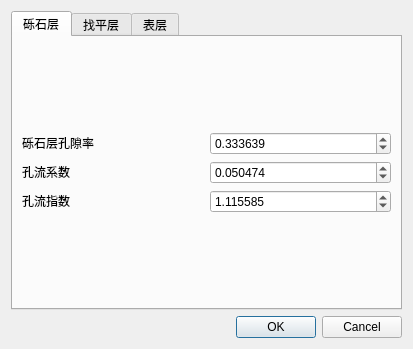
<?xml version="1.0" encoding="UTF-8"?>
<ui version="4.0">
 <class>PermeablePavement</class>
 <widget class="QDialog" name="PermeablePavement">
  <property name="geometry">
   <rect>
    <x>0</x>
    <y>0</y>
    <width>413</width>
    <height>349</height>
   </rect>
  </property>
  <property name="windowTitle">
   <string>渗透铺装</string>
  </property>
  <layout class="QHBoxLayout" name="horizontalLayout">
   <item>
    <layout class="QVBoxLayout" name="verticalLayout">
     <item>
      <widget class="QTabWidget" name="tabWidget">
       <property name="currentIndex">
        <number>0</number>
       </property>
       <widget class="QWidget" name="tab_4">
        <attribute name="title">
         <string>砾石层</string>
        </attribute>
        <layout class="QVBoxLayout" name="verticalLayout_4">
         <item>
          <layout class="QVBoxLayout" name="verticalLayout_10">
           <item>
            <layout class="QHBoxLayout" name="horizontalLayout_46" stretch="1,1">
             <item>
              <widget class="QLabel" name="label_22">
               <property name="sizePolicy">
                <sizepolicy hsizetype="Preferred" vsizetype="Fixed">
                 <horstretch>0</horstretch>
                 <verstretch>0</verstretch>
                </sizepolicy>
               </property>
               <property name="text">
                <string>砾石层孔隙率</string>
               </property>
              </widget>
             </item>
             <item>
              <widget class="QDoubleSpinBox" name="phi3">
               <property name="sizePolicy">
                <sizepolicy hsizetype="Preferred" vsizetype="Fixed">
                 <horstretch>0</horstretch>
                 <verstretch>0</verstretch>
                </sizepolicy>
               </property>
               <property name="decimals">
                <number>6</number>
               </property>
               <property name="maximum">
                <double>999999.000000000000000</double>
               </property>
               <property name="value">
                <double>0.333639000000000</double>
               </property>
              </widget>
             </item>
            </layout>
           </item>
           <item>
            <layout class="QHBoxLayout" name="horizontalLayout_47">
             <item>
              <widget class="QLabel" name="label_27">
               <property name="sizePolicy">
                <sizepolicy hsizetype="Preferred" vsizetype="Fixed">
                 <horstretch>0</horstretch>
                 <verstretch>0</verstretch>
                </sizepolicy>
               </property>
               <property name="text">
                <string>孔流系数</string>
               </property>
              </widget>
             </item>
             <item>
              <widget class="QDoubleSpinBox" name="C">
               <property name="sizePolicy">
                <sizepolicy hsizetype="Preferred" vsizetype="Fixed">
                 <horstretch>0</horstretch>
                 <verstretch>0</verstretch>
                </sizepolicy>
               </property>
               <property name="decimals">
                <number>6</number>
               </property>
               <property name="maximum">
                <double>999999.000000000000000</double>
               </property>
               <property name="value">
                <double>0.050474000000000</double>
               </property>
              </widget>
             </item>
            </layout>
           </item>
           <item>
            <layout class="QHBoxLayout" name="horizontalLayout_48">
             <item>
              <widget class="QLabel" name="label_28">
               <property name="sizePolicy">
                <sizepolicy hsizetype="Preferred" vsizetype="Fixed">
                 <horstretch>0</horstretch>
                 <verstretch>0</verstretch>
                </sizepolicy>
               </property>
               <property name="text">
                <string>孔流指数</string>
               </property>
              </widget>
             </item>
             <item>
              <widget class="QDoubleSpinBox" name="eta">
               <property name="sizePolicy">
                <sizepolicy hsizetype="Preferred" vsizetype="Fixed">
                 <horstretch>0</horstretch>
                 <verstretch>0</verstretch>
                </sizepolicy>
               </property>
               <property name="decimals">
                <number>6</number>
               </property>
               <property name="maximum">
                <double>999999.000000000000000</double>
               </property>
               <property name="value">
                <double>1.115585000000000</double>
               </property>
              </widget>
             </item>
            </layout>
           </item>
          </layout>
         </item>
        </layout>
       </widget>
       <widget class="QWidget" name="tab_5">
        <attribute name="title">
         <string>找平层</string>
        </attribute>
        <layout class="QHBoxLayout" name="horizontalLayout_5">
         <item>
          <layout class="QVBoxLayout" name="verticalLayout_11">
           <item>
            <layout class="QHBoxLayout" name="horizontalLayout_49" stretch="1,1">
             <item>
              <widget class="QLabel" name="label_6">
               <property name="sizePolicy">
                <sizepolicy hsizetype="Preferred" vsizetype="Fixed">
                 <horstretch>0</horstretch>
                 <verstretch>0</verstretch>
                </sizepolicy>
               </property>
               <property name="text">
                <string>饱和导水率</string>
               </property>
              </widget>
             </item>
             <item>
              <widget class="QDoubleSpinBox" name="Ks2">
               <property name="sizePolicy">
                <sizepolicy hsizetype="MinimumExpanding" vsizetype="Fixed">
                 <horstretch>0</horstretch>
                 <verstretch>0</verstretch>
                </sizepolicy>
               </property>
               <property name="decimals">
                <number>6</number>
               </property>
               <property name="maximum">
                <double>1.000000000000000</double>
               </property>
               <property name="value">
                <double>0.400100000000000</double>
               </property>
              </widget>
             </item>
            </layout>
           </item>
           <item>
            <layout class="QHBoxLayout" name="horizontalLayout_50">
             <item>
              <widget class="QLabel" name="label_29">
               <property name="sizePolicy">
                <sizepolicy hsizetype="Preferred" vsizetype="Fixed">
                 <horstretch>0</horstretch>
                 <verstretch>0</verstretch>
                </sizepolicy>
               </property>
               <property name="text">
                <string>孔隙率</string>
               </property>
              </widget>
             </item>
             <item>
              <widget class="QDoubleSpinBox" name="phi2">
               <property name="sizePolicy">
                <sizepolicy hsizetype="Preferred" vsizetype="Fixed">
                 <horstretch>0</horstretch>
                 <verstretch>0</verstretch>
                </sizepolicy>
               </property>
               <property name="decimals">
                <number>6</number>
               </property>
               <property name="maximum">
                <double>99999.000000000000000</double>
               </property>
               <property name="value">
                <double>0.197849000000000</double>
               </property>
              </widget>
             </item>
            </layout>
           </item>
           <item>
            <layout class="QHBoxLayout" name="horizontalLayout_51">
             <item>
              <widget class="QLabel" name="label_30">
               <property name="sizePolicy">
                <sizepolicy hsizetype="Preferred" vsizetype="Fixed">
                 <horstretch>0</horstretch>
                 <verstretch>0</verstretch>
                </sizepolicy>
               </property>
               <property name="text">
                <string>初始含水量</string>
               </property>
              </widget>
             </item>
             <item>
              <widget class="QDoubleSpinBox" name="theta_2">
               <property name="sizePolicy">
                <sizepolicy hsizetype="Preferred" vsizetype="Fixed">
                 <horstretch>0</horstretch>
                 <verstretch>0</verstretch>
                </sizepolicy>
               </property>
               <property name="decimals">
                <number>6</number>
               </property>
               <property name="maximum">
                <double>999999.000000000000000</double>
               </property>
               <property name="value">
                <double>0.025938000000000</double>
               </property>
              </widget>
             </item>
            </layout>
           </item>
           <item>
            <layout class="QHBoxLayout" name="horizontalLayout_52">
             <item>
              <widget class="QLabel" name="label_31">
               <property name="sizePolicy">
                <sizepolicy hsizetype="Preferred" vsizetype="Fixed">
                 <horstretch>0</horstretch>
                 <verstretch>0</verstretch>
                </sizepolicy>
               </property>
               <property name="text">
                <string>湿润锋吸力</string>
               </property>
              </widget>
             </item>
             <item>
              <widget class="QDoubleSpinBox" name="S2">
               <property name="sizePolicy">
                <sizepolicy hsizetype="Preferred" vsizetype="Fixed">
                 <horstretch>0</horstretch>
                 <verstretch>0</verstretch>
                </sizepolicy>
               </property>
               <property name="decimals">
                <number>6</number>
               </property>
               <property name="maximum">
                <double>999999.000000000000000</double>
               </property>
               <property name="value">
                <double>262.887021000000004</double>
               </property>
              </widget>
             </item>
            </layout>
           </item>
           <item>
            <layout class="QHBoxLayout" name="horizontalLayout_53">
             <item>
              <widget class="QLabel" name="label_32">
               <property name="sizePolicy">
                <sizepolicy hsizetype="Preferred" vsizetype="Fixed">
                 <horstretch>0</horstretch>
                 <verstretch>0</verstretch>
                </sizepolicy>
               </property>
               <property name="text">
                <string>恢复系数</string>
               </property>
              </widget>
             </item>
             <item>
              <widget class="QDoubleSpinBox" name="Res2">
               <property name="sizePolicy">
                <sizepolicy hsizetype="Preferred" vsizetype="Fixed">
                 <horstretch>0</horstretch>
                 <verstretch>0</verstretch>
                </sizepolicy>
               </property>
               <property name="decimals">
                <number>6</number>
               </property>
               <property name="maximum">
                <double>999999.000000000000000</double>
               </property>
               <property name="value">
                <double>0.000100000000000</double>
               </property>
              </widget>
             </item>
            </layout>
           </item>
           <item>
            <layout class="QHBoxLayout" name="horizontalLayout_54">
             <item>
              <widget class="QLabel" name="label_33">
               <property name="sizePolicy">
                <sizepolicy hsizetype="Preferred" vsizetype="Fixed">
                 <horstretch>0</horstretch>
                 <verstretch>0</verstretch>
                </sizepolicy>
               </property>
               <property name="text">
                <string>底部渗出参数FC2</string>
               </property>
              </widget>
             </item>
             <item>
              <widget class="QDoubleSpinBox" name="theta_FC2">
               <property name="sizePolicy">
                <sizepolicy hsizetype="Preferred" vsizetype="Fixed">
                 <horstretch>0</horstretch>
                 <verstretch>0</verstretch>
                </sizepolicy>
               </property>
               <property name="decimals">
                <number>6</number>
               </property>
               <property name="maximum">
                <double>999999.000000000000000</double>
               </property>
               <property name="value">
                <double>0.031507000000000</double>
               </property>
              </widget>
             </item>
            </layout>
           </item>
           <item>
            <layout class="QHBoxLayout" name="horizontalLayout_55">
             <item>
              <widget class="QLabel" name="label_34">
               <property name="sizePolicy">
                <sizepolicy hsizetype="Preferred" vsizetype="Fixed">
                 <horstretch>0</horstretch>
                 <verstretch>0</verstretch>
                </sizepolicy>
               </property>
               <property name="text">
                <string>底部渗出参数HCO2</string>
               </property>
              </widget>
             </item>
             <item>
              <widget class="QDoubleSpinBox" name="HCO2">
               <property name="sizePolicy">
                <sizepolicy hsizetype="Preferred" vsizetype="Fixed">
                 <horstretch>0</horstretch>
                 <verstretch>0</verstretch>
                </sizepolicy>
               </property>
               <property name="decimals">
                <number>6</number>
               </property>
               <property name="maximum">
                <double>999999.000000000000000</double>
               </property>
               <property name="value">
                <double>0.000100000000000</double>
               </property>
              </widget>
             </item>
            </layout>
           </item>
          </layout>
         </item>
        </layout>
       </widget>
       <widget class="QWidget" name="tab_6">
        <attribute name="title">
         <string>表层</string>
        </attribute>
        <layout class="QGridLayout" name="gridLayout_2">
         <item row="0" column="0">
          <widget class="QLabel" name="label_37">
           <property name="sizePolicy">
            <sizepolicy hsizetype="Preferred" vsizetype="Fixed">
             <horstretch>0</horstretch>
             <verstretch>0</verstretch>
            </sizepolicy>
           </property>
           <property name="text">
            <string>饱和导水率</string>
           </property>
          </widget>
         </item>
         <item row="2" column="0">
          <widget class="QLabel" name="label_38">
           <property name="sizePolicy">
            <sizepolicy hsizetype="Preferred" vsizetype="Fixed">
             <horstretch>0</horstretch>
             <verstretch>0</verstretch>
            </sizepolicy>
           </property>
           <property name="text">
            <string>孔隙率</string>
           </property>
          </widget>
         </item>
         <item row="2" column="1">
          <widget class="QDoubleSpinBox" name="phi1">
           <property name="sizePolicy">
            <sizepolicy hsizetype="Preferred" vsizetype="Fixed">
             <horstretch>0</horstretch>
             <verstretch>0</verstretch>
            </sizepolicy>
           </property>
           <property name="decimals">
            <number>6</number>
           </property>
           <property name="maximum">
            <double>99999.000000000000000</double>
           </property>
           <property name="value">
            <double>0.170000000000000</double>
           </property>
          </widget>
         </item>
         <item row="4" column="1">
          <widget class="QDoubleSpinBox" name="theta_1">
           <property name="sizePolicy">
            <sizepolicy hsizetype="Preferred" vsizetype="Fixed">
             <horstretch>0</horstretch>
             <verstretch>0</verstretch>
            </sizepolicy>
           </property>
           <property name="decimals">
            <number>6</number>
           </property>
           <property name="maximum">
            <double>99999.000000000000000</double>
           </property>
           <property name="value">
            <double>0.029326000000000</double>
           </property>
          </widget>
         </item>
         <item row="5" column="0">
          <widget class="QLabel" name="label_40">
           <property name="sizePolicy">
            <sizepolicy hsizetype="Preferred" vsizetype="Fixed">
             <horstretch>0</horstretch>
             <verstretch>0</verstretch>
            </sizepolicy>
           </property>
           <property name="text">
            <string>湿润锋吸力</string>
           </property>
          </widget>
         </item>
         <item row="6" column="0">
          <widget class="QLabel" name="label_41">
           <property name="sizePolicy">
            <sizepolicy hsizetype="Preferred" vsizetype="Fixed">
             <horstretch>0</horstretch>
             <verstretch>0</verstretch>
            </sizepolicy>
           </property>
           <property name="text">
            <string>恢复系数</string>
           </property>
          </widget>
         </item>
         <item row="4" column="0">
          <widget class="QLabel" name="label_39">
           <property name="sizePolicy">
            <sizepolicy hsizetype="Preferred" vsizetype="Fixed">
             <horstretch>0</horstretch>
             <verstretch>0</verstretch>
            </sizepolicy>
           </property>
           <property name="text">
            <string>初始含水量</string>
           </property>
          </widget>
         </item>
         <item row="5" column="1">
          <widget class="QDoubleSpinBox" name="S1">
           <property name="sizePolicy">
            <sizepolicy hsizetype="Preferred" vsizetype="Fixed">
             <horstretch>0</horstretch>
             <verstretch>0</verstretch>
            </sizepolicy>
           </property>
           <property name="decimals">
            <number>6</number>
           </property>
           <property name="maximum">
            <double>99999.000000000000000</double>
           </property>
           <property name="value">
            <double>53.031457000000003</double>
           </property>
          </widget>
         </item>
         <item row="0" column="1">
          <widget class="QDoubleSpinBox" name="Ks1">
           <property name="sizePolicy">
            <sizepolicy hsizetype="Preferred" vsizetype="Fixed">
             <horstretch>0</horstretch>
             <verstretch>0</verstretch>
            </sizepolicy>
           </property>
           <property name="decimals">
            <number>6</number>
           </property>
           <property name="maximum">
            <double>99999.000000000000000</double>
           </property>
           <property name="stepType">
            <enum>QAbstractSpinBox::AdaptiveDecimalStepType</enum>
           </property>
           <property name="value">
            <double>0.427128000000000</double>
           </property>
          </widget>
         </item>
         <item row="6" column="1">
          <widget class="QDoubleSpinBox" name="Res1">
           <property name="sizePolicy">
            <sizepolicy hsizetype="Preferred" vsizetype="Fixed">
             <horstretch>0</horstretch>
             <verstretch>0</verstretch>
            </sizepolicy>
           </property>
           <property name="decimals">
            <number>6</number>
           </property>
           <property name="maximum">
            <double>99999.000000000000000</double>
           </property>
           <property name="value">
            <double>17.450033000000001</double>
           </property>
          </widget>
         </item>
         <item row="7" column="0">
          <widget class="QLabel" name="label_42">
           <property name="sizePolicy">
            <sizepolicy hsizetype="Preferred" vsizetype="Fixed">
             <horstretch>0</horstretch>
             <verstretch>0</verstretch>
            </sizepolicy>
           </property>
           <property name="text">
            <string>底部渗出参数FC</string>
           </property>
          </widget>
         </item>
         <item row="7" column="1">
          <widget class="QDoubleSpinBox" name="theta_FC1">
           <property name="sizePolicy">
            <sizepolicy hsizetype="Preferred" vsizetype="Fixed">
             <horstretch>0</horstretch>
             <verstretch>0</verstretch>
            </sizepolicy>
           </property>
           <property name="decimals">
            <number>6</number>
           </property>
           <property name="maximum">
            <double>99999.000000000000000</double>
           </property>
           <property name="value">
            <double>0.030100000000000</double>
           </property>
          </widget>
         </item>
         <item row="8" column="0">
          <widget class="QLabel" name="label_43">
           <property name="sizePolicy">
            <sizepolicy hsizetype="Preferred" vsizetype="Fixed">
             <horstretch>0</horstretch>
             <verstretch>0</verstretch>
            </sizepolicy>
           </property>
           <property name="text">
            <string>底部渗出参数HCO1</string>
           </property>
          </widget>
         </item>
         <item row="8" column="1">
          <widget class="QDoubleSpinBox" name="HCO1">
           <property name="sizePolicy">
            <sizepolicy hsizetype="Preferred" vsizetype="Fixed">
             <horstretch>0</horstretch>
             <verstretch>0</verstretch>
            </sizepolicy>
           </property>
           <property name="decimals">
            <number>6</number>
           </property>
           <property name="maximum">
            <double>99999.000000000000000</double>
           </property>
           <property name="value">
            <double>0.016635000000000</double>
           </property>
          </widget>
         </item>
        </layout>
       </widget>
      </widget>
     </item>
     <item>
      <widget class="QDialogButtonBox" name="buttonBox">
       <property name="orientation">
        <enum>Qt::Horizontal</enum>
       </property>
       <property name="standardButtons">
        <set>QDialogButtonBox::Cancel|QDialogButtonBox::Ok</set>
       </property>
      </widget>
     </item>
    </layout>
   </item>
  </layout>
 </widget>
 <resources/>
 <connections>
  <connection>
   <sender>buttonBox</sender>
   <signal>accepted()</signal>
   <receiver>PermeablePavement</receiver>
   <slot>accept()</slot>
   <hints>
    <hint type="sourcelabel">
     <x>248</x>
     <y>254</y>
    </hint>
    <hint type="destinationlabel">
     <x>157</x>
     <y>274</y>
    </hint>
   </hints>
  </connection>
  <connection>
   <sender>buttonBox</sender>
   <signal>rejected()</signal>
   <receiver>PermeablePavement</receiver>
   <slot>reject()</slot>
   <hints>
    <hint type="sourcelabel">
     <x>316</x>
     <y>260</y>
    </hint>
    <hint type="destinationlabel">
     <x>286</x>
     <y>274</y>
    </hint>
   </hints>
  </connection>
 </connections>
</ui>
